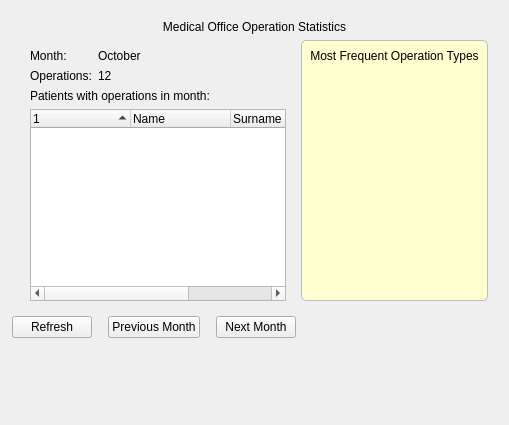
               <widget class="QWidget" name="tabOperations">
                <property name="styleSheet">
                 <string notr="true">#tabOperations { background: #ffffff; }

#tabOperations QWidget {
	background: #ffffff;
}</string>
                </property>
                <attribute name="title">
                 <string>Tab 2</string>
                </attribute>
                <layout class="QVBoxLayout" name="verticalLayout_13">
                 <property name="leftMargin">
                  <number>12</number>
                 </property>
                 <property name="rightMargin">
                  <number>12</number>
                 </property>
                 <item>
                  <layout class="QVBoxLayout" name="verticalLayout_12">
                   <item>
                    <widget class="QWidget" name="w_opMonthTop" native="true">
                     <layout class="QVBoxLayout" name="verticalLayout_14">
                      <item>
                       <widget class="QLabel" name="label_2">
                        <property name="sizePolicy">
                         <sizepolicy hsizetype="Preferred" vsizetype="Fixed">
                          <horstretch>0</horstretch>
                          <verstretch>0</verstretch>
                         </sizepolicy>
                        </property>
                        <property name="text">
                         <string>Medical Office Operation Statistics</string>
                        </property>
                        <property name="alignment">
                         <set>Qt::AlignCenter</set>
                        </property>
                       </widget>
                      </item>
                      <item>
                       <layout class="QHBoxLayout" name="horizontalLayout_12">
                        <item>
                         <widget class="QWidget" name="w_OperationData" native="true">
                          <layout class="QGridLayout" name="gridLayout_2">
                           <property name="bottomMargin">
                            <number>0</number>
                           </property>
                           <property name="spacing">
                            <number>-1</number>
                           </property>
                           <item row="0" column="0">
                            <layout class="QGridLayout" name="gridLayout">
                             <item row="0" column="0">
                              <widget class="QLabel" name="label_4">
                               <property name="sizePolicy">
                                <sizepolicy hsizetype="Fixed" vsizetype="Fixed">
                                 <horstretch>0</horstretch>
                                 <verstretch>0</verstretch>
                                </sizepolicy>
                               </property>
                               <property name="text">
                                <string>Month:</string>
                               </property>
                              </widget>
                             </item>
                             <item row="0" column="1">
                              <widget class="QLabel" name="lbl_operationsMonth">
                               <property name="text">
                                <string>October</string>
                               </property>
                              </widget>
                             </item>
                             <item row="1" column="0">
                              <widget class="QLabel" name="label_6">
                               <property name="sizePolicy">
                                <sizepolicy hsizetype="Fixed" vsizetype="Preferred">
                                 <horstretch>0</horstretch>
                                 <verstretch>0</verstretch>
                                </sizepolicy>
                               </property>
                               <property name="text">
                                <string>Operations:</string>
                               </property>
                              </widget>
                             </item>
                             <item row="1" column="1">
                              <widget class="QLabel" name="lbl_operationsNum">
                               <property name="text">
                                <string>12</string>
                               </property>
                              </widget>
                             </item>
                             <item row="2" column="0" colspan="2">
                              <widget class="QLabel" name="label_8">
                               <property name="sizePolicy">
                                <sizepolicy hsizetype="Fixed" vsizetype="Preferred">
                                 <horstretch>0</horstretch>
                                 <verstretch>0</verstretch>
                                </sizepolicy>
                               </property>
                               <property name="text">
                                <string>Patients with operations in month:</string>
                               </property>
                               <property name="alignment">
                                <set>Qt::AlignLeading|Qt::AlignLeft|Qt::AlignTop</set>
                               </property>
                              </widget>
                             </item>
                             <item row="3" column="0" colspan="2">
                              <widget class="QTreeWidget" name="tbl_operationsNames">
                               <property name="styleSheet">
                                <string notr="true">QScrollBar {
	background:none;
}</string>
                               </property>
                               <property name="alternatingRowColors">
                                <bool>true</bool>
                               </property>
                               <property name="selectionMode">
                                <enum>QAbstractItemView::SingleSelection</enum>
                               </property>
                               <property name="sortingEnabled">
                                <bool>true</bool>
                               </property>
                               <attribute name="headerCascadingSectionResizes">
                                <bool>false</bool>
                               </attribute>
                               <attribute name="headerHighlightSections">
                                <bool>false</bool>
                               </attribute>
                               <column>
                                <property name="text">
                                 <string/>
                                </property>
                               </column>
                               <column>
                                <property name="text">
                                 <string>Name</string>
                                </property>
                               </column>
                               <column>
                                <property name="text">
                                 <string>Surname</string>
                                </property>
                               </column>
                               <column>
                                <property name="text">
                                 <string>Father's Name</string>
                                </property>
                               </column>
                              </widget>
                             </item>
                            </layout>
                           </item>
                          </layout>
                         </widget>
                        </item>
                        <item>
                         <widget class="QWidget" name="w_mostFreqOp" native="true">
                          <property name="sizePolicy">
                           <sizepolicy hsizetype="Fixed" vsizetype="Preferred">
                            <horstretch>0</horstretch>
                            <verstretch>0</verstretch>
                           </sizepolicy>
                          </property>
                          <property name="minimumSize">
                           <size>
                            <width>0</width>
                            <height>0</height>
                           </size>
                          </property>
                          <property name="maximumSize">
                           <size>
                            <width>280</width>
                            <height>16777215</height>
                           </size>
                          </property>
                          <property name="styleSheet">
                           <string notr="true">#w_mostFreqOp {
	border:1px solid #bdbdbd;
	border-radius: 5px;
	background: #FFFFd0;
}

#w_mostFreqOp QLabel, #w_mostFreqOp QWidget {
	background: #FFFFd0;
}</string>
                          </property>
                          <layout class="QVBoxLayout" name="verticalLayout_16">
                           <item>
                            <widget class="QLabel" name="label_3">
                             <property name="sizePolicy">
                              <sizepolicy hsizetype="Preferred" vsizetype="Fixed">
                               <horstretch>0</horstretch>
                               <verstretch>0</verstretch>
                              </sizepolicy>
                             </property>
                             <property name="text">
                              <string>Most Frequent Operation Types</string>
                             </property>
                             <property name="alignment">
                              <set>Qt::AlignCenter</set>
                             </property>
                            </widget>
                           </item>
                           <item>
                            <widget class="QScrollArea" name="scrollArea">
                             <property name="frameShape">
                              <enum>QFrame::NoFrame</enum>
                             </property>
                             <property name="frameShadow">
                              <enum>QFrame::Plain</enum>
                             </property>
                             <property name="verticalScrollBarPolicy">
                              <enum>Qt::ScrollBarAlwaysOff</enum>
                             </property>
                             <property name="horizontalScrollBarPolicy">
                              <enum>Qt::ScrollBarAlwaysOff</enum>
                             </property>
                             <property name="widgetResizable">
                              <bool>true</bool>
                             </property>
                             <widget class="QWidget" name="scrollAreaWidgetContents">
                              <property name="geometry">
                               <rect>
                                <x>0</x>
                                <y>0</y>
                                <width>256</width>
                                <height>224</height>
                               </rect>
                              </property>
                              <layout class="QVBoxLayout" name="verticalLayout_21">
                               <property name="margin">
                                <number>0</number>
                               </property>
                               <item>
                                <widget class="QWidget" name="w_mostFreqOpTypes" native="true">
                                 <layout class="QVBoxLayout" name="verticalLayout_15">
                                  <property name="spacing">
                                   <number>3</number>
                                  </property>
                                  <property name="margin">
                                   <number>5</number>
                                  </property>
                                  <item>
                                   <layout class="QVBoxLayout" name="l_mostFreqOps"/>
                                  </item>
                                 </layout>
                                </widget>
                               </item>
                              </layout>
                             </widget>
                            </widget>
                           </item>
                          </layout>
                         </widget>
                        </item>
                       </layout>
                      </item>
                     </layout>
                    </widget>
                   </item>
                   <item>
                    <widget class="QWidget" name="w_operationButtons" native="true">
                     <property name="sizePolicy">
                      <sizepolicy hsizetype="Preferred" vsizetype="Fixed">
                       <horstretch>0</horstretch>
                       <verstretch>0</verstretch>
                      </sizepolicy>
                     </property>
                     <property name="minimumSize">
                      <size>
                       <width>0</width>
                       <height>0</height>
                      </size>
                     </property>
                     <layout class="QHBoxLayout" name="horizontalLayout_14">
                      <property name="leftMargin">
                       <number>0</number>
                      </property>
                      <property name="topMargin">
                       <number>0</number>
                      </property>
                      <property name="bottomMargin">
                       <number>0</number>
                      </property>
                      <item>
                       <layout class="QHBoxLayout" name="horizontalLayout_13">
                        <item>
                         <widget class="QPushButton" name="btn_opRefresh">
                          <property name="sizePolicy">
                           <sizepolicy hsizetype="Fixed" vsizetype="Fixed">
                            <horstretch>0</horstretch>
                            <verstretch>0</verstretch>
                           </sizepolicy>
                          </property>
                          <property name="text">
                           <string>Refresh</string>
                          </property>
                          <property name="icon">
                           <iconset resource="resources.qrc">
                            <normaloff>:/icons/Refresh 24x24</normaloff>:/icons/Refresh 24x24</iconset>
                          </property>
                         </widget>
                        </item>
                        <item>
                         <spacer name="horizontalSpacer_5">
                          <property name="orientation">
                           <enum>Qt::Horizontal</enum>
                          </property>
                          <property name="sizeType">
                           <enum>QSizePolicy::Fixed</enum>
                          </property>
                          <property name="sizeHint" stdset="0">
                           <size>
                            <width>10</width>
                            <height>10</height>
                           </size>
                          </property>
                         </spacer>
                        </item>
                        <item>
                         <widget class="QPushButton" name="btn_opPrevious">
                          <property name="sizePolicy">
                           <sizepolicy hsizetype="Fixed" vsizetype="Fixed">
                            <horstretch>0</horstretch>
                            <verstretch>0</verstretch>
                           </sizepolicy>
                          </property>
                          <property name="text">
                           <string>Previous Month</string>
                          </property>
                          <property name="icon">
                           <iconset resource="resources.qrc">
                            <normaloff>:/icons/Back 24x24</normaloff>:/icons/Back 24x24</iconset>
                          </property>
                         </widget>
                        </item>
                        <item>
                         <spacer name="horizontalSpacer_6">
                          <property name="orientation">
                           <enum>Qt::Horizontal</enum>
                          </property>
                          <property name="sizeType">
                           <enum>QSizePolicy::Fixed</enum>
                          </property>
                          <property name="sizeHint" stdset="0">
                           <size>
                            <width>10</width>
                            <height>10</height>
                           </size>
                          </property>
                         </spacer>
                        </item>
                        <item>
                         <widget class="QPushButton" name="btn_opNext">
                          <property name="sizePolicy">
                           <sizepolicy hsizetype="Fixed" vsizetype="Fixed">
                            <horstretch>0</horstretch>
                            <verstretch>0</verstretch>
                           </sizepolicy>
                          </property>
                          <property name="text">
                           <string>Next Month</string>
                          </property>
                          <property name="icon">
                           <iconset resource="resources.qrc">
                            <normaloff>:/icons/Forward 24x24</normaloff>:/icons/Forward 24x24</iconset>
                          </property>
                         </widget>
                        </item>
                        <item>
                         <spacer name="horizontalSpacer_7">
                          <property name="orientation">
                           <enum>Qt::Horizontal</enum>
                          </property>
                          <property name="sizeHint" stdset="0">
                           <size>
                            <width>40</width>
                            <height>20</height>
                           </size>
                          </property>
                         </spacer>
                        </item>
                       </layout>
                      </item>
                     </layout>
                    </widget>
                   </item>
                   <item>
                    <widget class="QWidget" name="w_opMonthBottom" native="true">
                     <property name="sizePolicy">
                      <sizepolicy hsizetype="Preferred" vsizetype="Fixed">
                       <horstretch>0</horstretch>
                       <verstretch>0</verstretch>
                      </sizepolicy>
                     </property>
                     <property name="minimumSize">
                      <size>
                       <width>0</width>
                       <height>70</height>
                      </size>
                     </property>
                     <layout class="QHBoxLayout" name="horizontalLayout_16">
                      <property name="leftMargin">
                       <number>40</number>
                      </property>
                      <property name="topMargin">
                       <number>0</number>
                      </property>
                      <property name="rightMargin">
                       <number>40</number>
                      </property>
                      <property name="bottomMargin">
                       <number>0</number>
                      </property>
                      <item>
                       <layout class="QHBoxLayout" name="horizontalLayout_15"/>
                      </item>
                     </layout>
                    </widget>
                   </item>
                  </layout>
                 </item>
                </layout>
               </widget>
